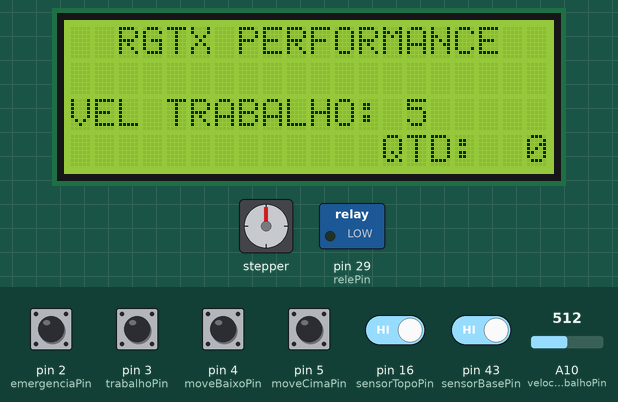
The sketch below on a simulated Arduino Mega 2560, built with avr-gcc and run on an emulated ATmega2560. On the bench: stepper motor, 20×4 character LCD, switched loads named in the sketch (green lamp = pin HIGH). Wiring (inferred from the names in the program): stepper motor driver (200 steps per turn assumed): step pin 38; direction pin 37; enable pin 39. The test bench sets the inputs (shaded band); at power-on: pin 2 (emergenciaPin), pin 3 (trabalhoPin), pin 4 (moveBaixoPin), pin 5 (moveCimaPin), pin 16 (sensorTopoPin), pin 43 (sensorBasePin) HIGH, A10 (velocidaTrabalhoPin) = 512. Pins used as bus, display or sensor lines are not drawn.

Above: at 1.2 s.
1.3 s: pin 3 (trabalhoPin) pulled LOW for 0.15 s
At 1.8 s:
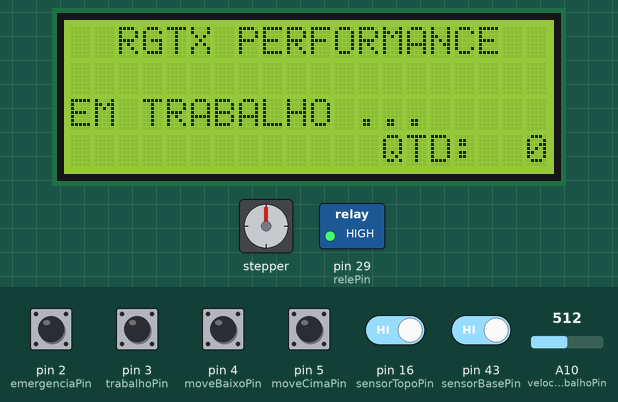
4.4 s: pin 2 (emergenciaPin) pulled LOW for 0.15 s
At 4.56 s:
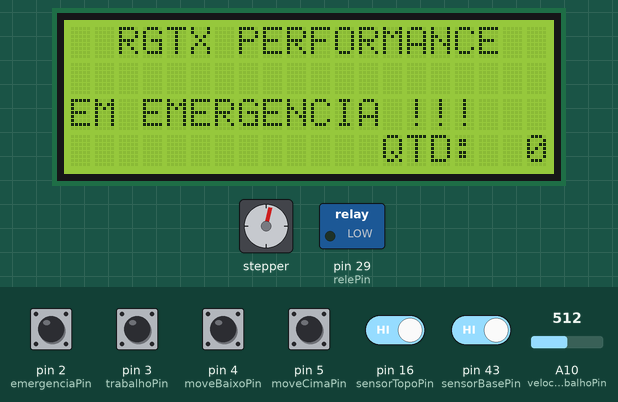
6.1 s: pin 4 (moveBaixoPin) pulled LOW for 1 s
At 8.3 s:
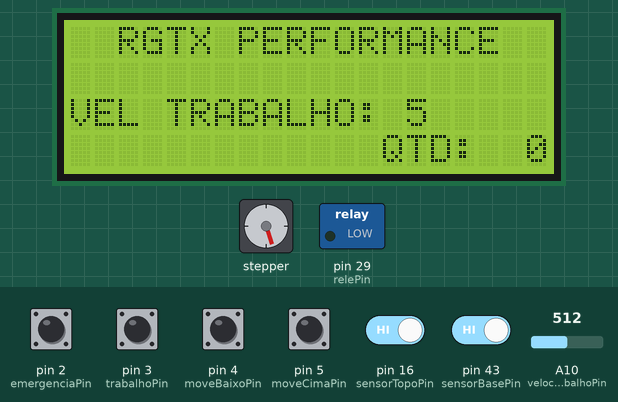
8.6 s: pin 5 (moveCimaPin) pulled LOW for 0.15 s
At 9.2 s:
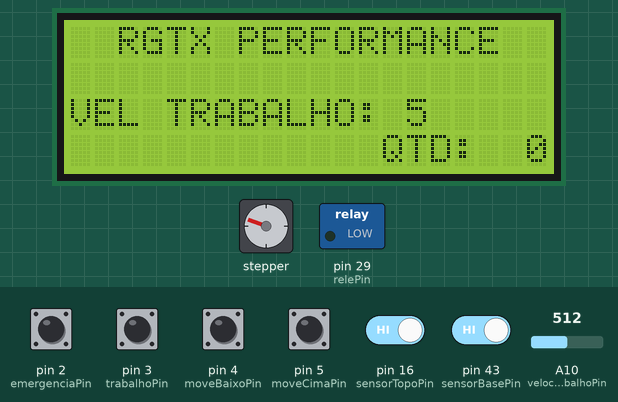
10.3 s: pin 4 (moveBaixoPin) pulled LOW for 0.15 s
At 11.6 s:
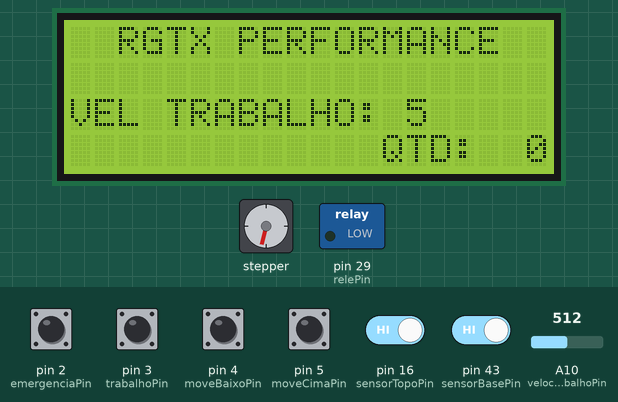
11.9 s: pin 3 (trabalhoPin) pulled LOW for 1 s
At 12.2 s:
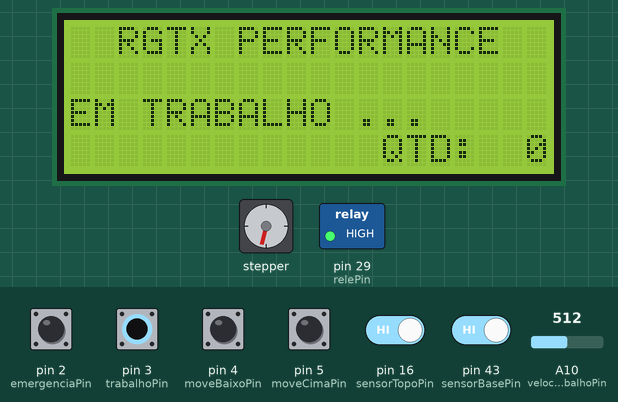
Timing chart, 0 to 19.0 s (numbered marks = the images above; inputs shaded):
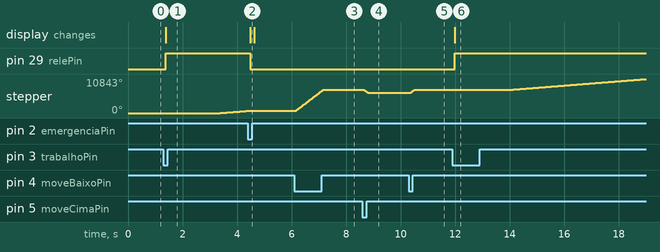

Measured:
- after the input at 1.3 s, pin 29 (relePin): LOW → HIGH after 0.08 s; stepper: keeps turning clockwise at about 689°/s, starting after 2.1 s; the display: changes after 0.08 s (image 1)
- after the input at 4.4 s, pin 29 (relePin): HIGH → LOW after 0.09 s; stepper: goes on until 4.5 s, then stays 734°; the display: changes after 0.09 s (image 2)
- after the input at 6.1 s, stepper: turns 6628° clockwise in 1.0 s, starting after 0.05 s
- after the input at 8.6 s, stepper: turns 953° counter-clockwise in 0.15 s, starting after 0.05 s
- after the input at 10.3 s, stepper: turns 985° clockwise in 0.15 s, starting after 0.05 s
- after the input at 11.9 s, pin 29 (relePin): LOW → HIGH after 0.08 s; stepper: keeps turning clockwise at about 688°/s, starting after 2.1 s; the display: changes after 0.08 s (image 6)

The sketch:

RGTX-Serra.ino
```cpp
#include <Wire.h>;
#include <LiquidCrystal_I2C.h>;
LiquidCrystal_I2C lcd(0x27,20,4);

// Pinos referentes a conexão do motor
#define dirPin 37
#define stepPin 38
#define enaPin 39

// Pinos referentes a botoes de interrupcao.
#define emergenciaPin 2
#define trabalhoPin   3
#define sensorTopoPin 16
#define sensorBasePin 43

// Pinos referentes a botos de movimentacao do motor manual.
#define moveBaixoPin 4
#define moveCimaPin  5

// Pinos referentes ao potenciometro de velocidade
#define velocidaTrabalhoPin A10

//Pinos referentes ao Rele
#define relePin 29

// Definicao para sentido de movimento
#define movimentoBaixo HIGH
#define movimentoCima  LOW

enum Status {PARADO, TRABALHO, FINAL, EMERGENCIA};
Status status     = PARADO;
Status statusTela = FINAL;

bool finalTrabalho = false;

unsigned long ciclos = 0;
unsigned long velocidadeTrabalho  = 600;
unsigned long velocidadeMovimento = 20;
unsigned long velocidadeTela      = 600;
unsigned long velTrabalhoHash[10] = {1500, 1400, 1300, 1200, 1100, 1000, 900, 800, 700, 500};
unsigned long contador = 0;

bool lcdNeedUpdate = true;

int sensorBaseEstado = HIGH;
int sensorBaseUltimoEstado = HIGH;
unsigned long sensorBaseUltimoDebounceTime = 0;

int sensorTopoEstado = HIGH;
int sensorTopoUltimoEstado = HIGH;
unsigned long sensorTopoUltimoDebounceTime = 0;

int botaoTrabalhoEstado = HIGH;
int botaoTrabalhoUltimoEstado = HIGH;
unsigned long botaoTrabalhoUltimoDebounceTime = 0;

int botaoEmergenciaEstado = HIGH;
int botaoEmergenciaUltimoEstado = HIGH;
unsigned long botaoEmergenciaUltimoDebounceTime = 0;

int botaoMoveBaixoEstado = HIGH;
int botaoMoveBaixoUltimoEstado = HIGH;
unsigned long botaoMoveBaixoUltimoDebounceTime = 0;

int botaoMoveCimaEstado = HIGH;
int botaoMoveCimaUltimoEstado = HIGH;
unsigned long botaoMoveCimaUltimoDebounceTime = 0;


unsigned long debounceDelay = 50;

void setup() {
  lcd.init();
  lcd.backlight();
  lcd.clear();
  lcd.setCursor(2, 0);
  lcd.print("RGTX PERFORMANCE");
  lcd.setCursor(13, 3);
  lcd.print("QTD:  0");

  // Define atuacao e tipo dos pinos.
  pinMode(emergenciaPin, INPUT_PULLUP);
  pinMode(trabalhoPin  , INPUT_PULLUP);
  pinMode(sensorTopoPin, INPUT_PULLUP);
  pinMode(sensorBasePin, INPUT_PULLUP);
  pinMode(moveBaixoPin , INPUT_PULLUP);
  pinMode(moveCimaPin  , INPUT_PULLUP);

  // Define Rele.
  pinMode(relePin, OUTPUT);
  digitalWrite(relePin, LOW);

  pinMode(stepPin, OUTPUT);
  pinMode(dirPin, OUTPUT);
  pinMode(enaPin, OUTPUT);

  digitalWrite(enaPin, HIGH);

  status = PARADO;
  Serial.begin(9600);
}

void loop() {

  if (LOW == lerBotaoEmergencia()){
   emergencia();
  } else {
    if (LOW == lerBotaoTrabalho()) {
      trabalho();
    }

    if (TRABALHO == status) {

      if (LOW == lerSensorBase()) {
        sensorBase();
      }

    }
  }

  velocidadeTrabalho =  map(analogRead(velocidaTrabalhoPin), 0, 1023, 1, 10);
  updateLcdScreen();

  switch (status) {
    case EMERGENCIA:
      digitalWrite(relePin, LOW);
      digitalWrite(enaPin, HIGH);

      if (HIGH == lerBotaoEmergencia()) {
        status = PARADO;
        ciclos = 0;
      }

      break;

    case PARADO:
      digitalWrite(relePin, LOW);

      if (LOW == lerBotaoMoveBaixo() && HIGH == lerSensorBase()) {
        digitalWrite(dirPin, movimentoBaixo);
        moveMotor(velocidadeMovimento);
      } else if (LOW == lerBotaoMoveCima() && HIGH == lerSensorTopo()) {
          digitalWrite(dirPin, movimentoCima);
          moveMotor(velocidadeMovimento);
      } else {
        digitalWrite(enaPin, HIGH);
      }

      break;

    case TRABALHO:
      if(0 == ciclos) {
        digitalWrite(relePin, HIGH);
        delay(2000);
      }
      digitalWrite(dirPin, movimentoBaixo);
      moveMotor(1200);
      ciclos++;
      break;

    case FINAL:
      if (ciclos > 0) {
        if (finalTrabalho) {
          digitalWrite(enaPin, HIGH);
          digitalWrite(relePin, LOW);
          finalTrabalho = false;
          delay(2000);
        }

        digitalWrite(dirPin, movimentoCima);
        moveMotor(velocidadeMovimento);
        ciclos--;

      } else {
        status = PARADO;
      }

      break;

    default:
      status = PARADO;
      break;
  }
}

void moveMotor(int velocidade) {
  if (HIGH == digitalRead(enaPin)) {
    digitalWrite(enaPin, LOW);
  }
  digitalWrite(stepPin, HIGH);
  delayMicroseconds(velocidade);
  digitalWrite(stepPin, LOW);
  delayMicroseconds(velocidade);
}

void emergencia() {
    status = EMERGENCIA;
    ciclos = 0;
}

void trabalho() {
    if (FINAL == status) {
      return;
    }
    status = TRABALHO;
}

void sensorBase() {
    switch (status) {
      case TRABALHO:
        status = FINAL;
        finalTrabalho = true;
        contador++;
        updateLcdScreen();
        break;
      case FINAL:
        status = FINAL;
        break;
      default:
        status = PARADO;
    }
}

void updateLcdScreen() {

  if (status != statusTela) {
    statusTela = status;
    lcdNeedUpdate = true;

    lcd.setCursor(0, 2);
    lcd.print("                    ");
    lcd.setCursor(0, 2);
  } else {
    lcdNeedUpdate = false;
  }

  switch (status) {
    case EMERGENCIA:
      if (true == lcdNeedUpdate) {
        lcd.print("EM EMERGENCIA !!!");
      }

      break;

    case PARADO:
      if (true == lcdNeedUpdate) {
        lcd.print("VEL TRABALHO: ");
        lcd.print(velocidadeTrabalho);
      }

      if (velocidadeTela != velocidadeTrabalho) {
        velocidadeTela = velocidadeTrabalho;
        lcd.setCursor(14, 2);
        lcd.print(velocidadeTrabalho);
      }

      break;

    case FINAL:
      if (true == lcdNeedUpdate) {
        lcd.print("FINAL DE CICLO ...");
        if (contador < 10) {
          lcd.setCursor(19, 3);
        } else if(contador < 100) {
          lcd.setCursor(18, 3);
        } else {
          lcd.setCursor(17, 3);
        }

        lcd.print(contador);
      }

      break;

    case TRABALHO:
      if (true == lcdNeedUpdate) {
        lcd.print("EM TRABALHO ...");
      }
      break;
  }
}

int lerSensorBase() {
  int sensorBaseLeitura = digitalRead(sensorBasePin);
      if (sensorBaseLeitura != sensorBaseUltimoEstado) {
        sensorBaseUltimoDebounceTime = millis();
      }

      if ((millis() - sensorBaseUltimoDebounceTime) > debounceDelay) {
        if (sensorBaseLeitura != sensorBaseEstado) {
          sensorBaseEstado = sensorBaseLeitura;
        }
      }

      sensorBaseUltimoEstado = sensorBaseLeitura;

      return sensorBaseEstado;
}

int lerSensorTopo() {
  int sensoTopoLeitura = digitalRead(sensorTopoPin);
      if (sensoTopoLeitura != sensorTopoUltimoEstado) {
        sensorTopoUltimoDebounceTime = millis();
      }

      if ((millis() - sensorTopoUltimoDebounceTime) > debounceDelay) {
        if (sensoTopoLeitura != sensorTopoEstado) {
          sensorTopoEstado = sensoTopoLeitura;
        }
      }

      sensorTopoUltimoEstado = sensoTopoLeitura;

      return sensorTopoEstado;
}

int lerBotaoTrabalho() {
  int botaoTrabalhoLeitura = digitalRead(trabalhoPin);
      if (botaoTrabalhoLeitura != botaoTrabalhoUltimoEstado) {
        botaoTrabalhoUltimoDebounceTime = millis();
      }

      if ((millis() - botaoTrabalhoUltimoDebounceTime) > debounceDelay) {
        if (botaoTrabalhoLeitura != botaoTrabalhoEstado) {
          botaoTrabalhoEstado = botaoTrabalhoLeitura;
        }
      }

      botaoTrabalhoUltimoEstado = botaoTrabalhoLeitura;

      return botaoTrabalhoEstado;
}

int lerBotaoEmergencia() {
  int  botaoEmergencia = digitalRead(emergenciaPin);
      if (botaoEmergencia != botaoEmergenciaUltimoEstado) {
        botaoEmergenciaUltimoDebounceTime = millis();
      }

      if ((millis() - botaoEmergenciaUltimoDebounceTime) > debounceDelay) {
        if ( botaoEmergencia != botaoEmergenciaEstado) {
          botaoEmergenciaEstado = botaoEmergencia;
        }
      }

      botaoEmergenciaUltimoEstado = botaoEmergencia;

      return botaoEmergenciaEstado;
}

int lerBotaoMoveBaixo() {
  int  botaoMoveBaixo = digitalRead(moveBaixoPin);
      if (botaoMoveBaixo != botaoMoveBaixoUltimoEstado) {
        botaoMoveBaixoUltimoDebounceTime = millis();
      }

      if ((millis() - botaoMoveBaixoUltimoDebounceTime) > debounceDelay) {
        if ( botaoMoveBaixo != botaoMoveBaixoEstado) {
          botaoMoveBaixoEstado = botaoMoveBaixo;
        }
      }

      botaoMoveBaixoUltimoEstado = botaoMoveBaixo;

      return botaoMoveBaixoEstado;
}

int lerBotaoMoveCima() {
  int  botaoMoveCima = digitalRead(moveCimaPin);
      if (botaoMoveCima != botaoMoveCimaUltimoEstado) {
        botaoMoveCimaUltimoDebounceTime = millis();
      }

      if ((millis() - botaoMoveCimaUltimoDebounceTime) > debounceDelay) {
        if ( botaoMoveCima != botaoMoveCimaEstado) {
          botaoMoveCimaEstado = botaoMoveCima;
        }
      }

      botaoMoveCimaUltimoEstado = botaoMoveCima;

      return botaoMoveCimaEstado;
}
```
